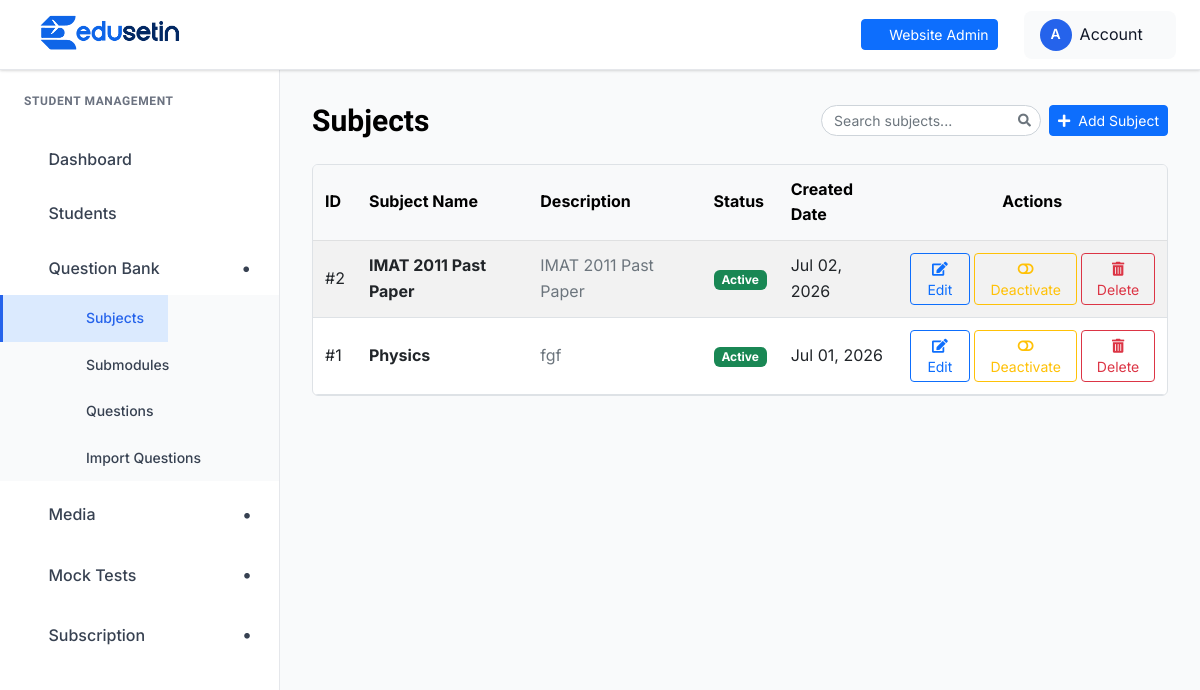
Page /student-management/subjects/ (signed in) on the earlier database version.
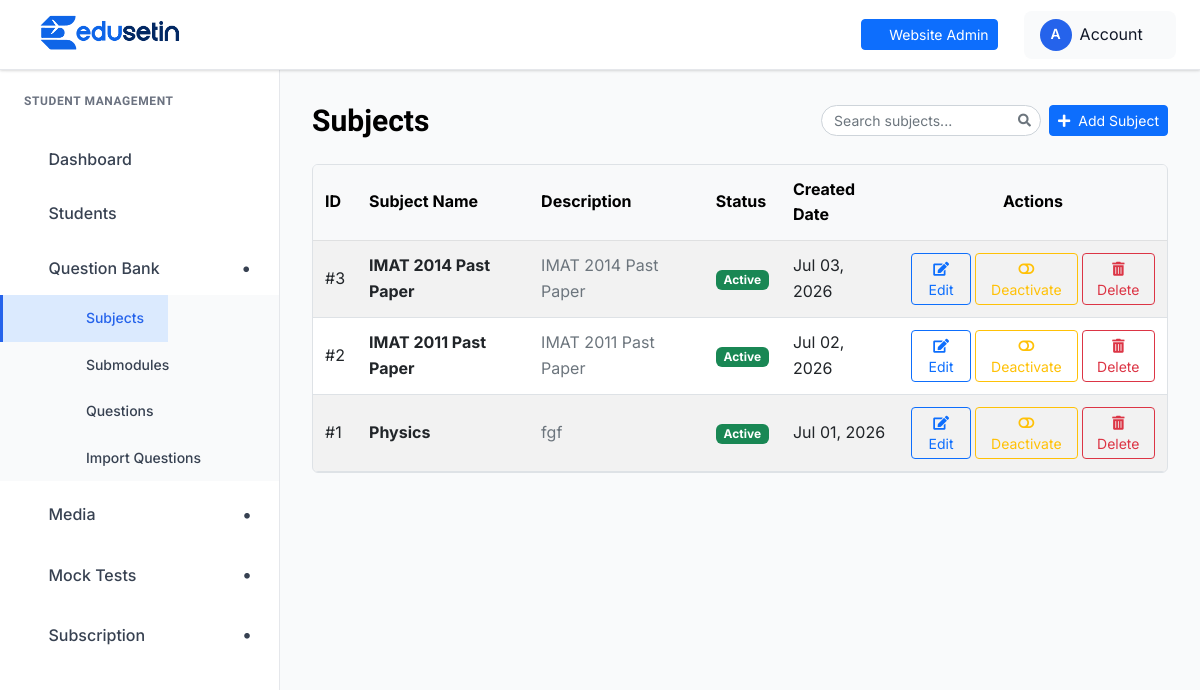
Same page on the later database version.
### student_management/models.py (models this page shows, shortened)
class Subject(models.Model):
    name = models.CharField(max_length=200, unique=True)
    description = models.TextField(blank=True, null=True)
    image = models.ImageField(upload_to='subjects/', blank=True, null=True)
    is_active = models.BooleanField(default=True)
    created_at = models.DateTimeField(auto_now_add=True)
    class Meta:
        ordering = ['-created_at']

### student_management/views.py (the view)
# urls.py: path('subjects/', views.subject_list, name='subject_list'),
@admin_login_required
def subject_list(request):
    subjects = Subject.objects.order_by('-created_at')
    return render(request, 'student_management/subject_list.html', {'subjects': subjects})

### templates/student_management/subject_list.html (shortened to what this page needs)
{% extends "student_management/base.html" %}
{% block content %}
<div class="dashboard__form__wraper">
    <div class="create__course__title mb-4 d-flex flex-wrap justify-content-between align-items-center gap-2">
        <h4 class="mb-0">Subjects</h4>
        <div class="d-flex align-items-center gap-2 ms-auto">
            <div class="search-box">
                <input type="text" id="subjectSearchInput" class="form-control form-control-sm" placeholder="Search subjects...">
            </div>
            <a href="{% url 'student_management:subject_create' %}" class="btn btn-primary btn-sm">
                <i class="fas fa-plus me-1"></i> Add Subject
            </a>
        </div>
    </div>
    <div class="custom-table-container">
        <table class="table table-striped table-hover align-middle">
            <thead class="table-light">
                <tr>
                    <th scope="col">ID</th>
                    <th scope="col">Subject Name</th>
                    <th scope="col">Description</th>
                    <th scope="col">Status</th>
                    <th scope="col">Created Date</th>
                    <th scope="col" class="text-center">Actions</th>
                </tr>
            </thead>
            <tbody>
                {% for subject in subjects %}
                <tr>
                    <td>#{{ subject.id }}</td>
                    <td><strong>{{ subject.name }}</strong></td>
                    <td class="text-muted">{{ subject.description|default:"-"|truncatechars:60 }}</td>
                    <td>
                        {% if subject.is_active %}
                            <span class="badge bg-success">Active</span>
                        {% else %}
                            <span class="badge bg-danger">Inactive</span>
                        {% endif %}
                    </td>
                    <td>{{ subject.created_at|date:"M d, Y" }}</td>
                    <td class="text-center">
                        <div class="d-flex justify-content-center align-items-center gap-1 flex-nowrap">
                            <a href="{% url 'student_management:subject_edit' subject.name %}"
   class="btn btn-sm btn-outline-primary">
    <i class="fas fa-edit"></i> Edit
</a>
                            {% if subject.is_active %}
                            <form method="post" action="{% url 'student_management:subject_deactivate' subject.id %}" class="d-inline">
                                <button type="submit" class="btn btn-sm btn-outline-warning">
                                    <i class="fas fa-toggle-off"></i> Deactivate
                                </button>
                            </form>
                            {% endif %}
                            <button type="button" class="btn btn-sm btn-outline-danger"
                                    data-bs-toggle="modal"
                                    data-bs-target="#deleteModal"
                                    data-subject-id="{{ subject.id }}"
                                    data-subject-name="{{ subject.name }}">
                                <i class="fas fa-trash-alt"></i> Delete
                            </button>
                        </div>
                    </td>
                </tr>
                {% empty %}
                <tr>
                    <td colspan="6" class="text-center py-4">
                        <p class="text-muted">No subjects found. <a href="{% url 'student_management:subject_create' %}">Create one now.</a></p>
                    </td>
                </tr>
                {% endfor %}
            </tbody>
        </table>
    </div>
</div>
{% endblock %}

Differences in the rows shown:
added Subject: id "3", name "IMAT 2014 Past Paper", description "IMAT 2014 Past Paper", is_active "Active", created_at "Jul 03, 2026"
